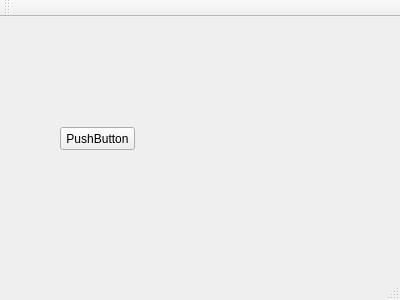
<?xml version="1.0" encoding="UTF-8"?>
<ui version="4.0">
 <class>MainWindow</class>
 <widget class="QMainWindow" name="MainWindow">
  <property name="geometry">
   <rect>
    <x>0</x>
    <y>0</y>
    <width>400</width>
    <height>300</height>
   </rect>
  </property>
  <property name="windowTitle">
   <string>MainWindow</string>
  </property>
  <widget class="QWidget" name="centralWidget">
   <widget class="QPushButton" name="pushButton">
    <property name="geometry">
     <rect>
      <x>60</x>
      <y>110</y>
      <width>75</width>
      <height>23</height>
     </rect>
    </property>
    <property name="text">
     <string>PushButton</string>
    </property>
   </widget>
  </widget>
  <widget class="QMenuBar" name="menuBar">
   <property name="geometry">
    <rect>
     <x>0</x>
     <y>0</y>
     <width>400</width>
     <height>21</height>
    </rect>
   </property>
  </widget>
  <widget class="QToolBar" name="mainToolBar">
   <attribute name="toolBarArea">
    <enum>TopToolBarArea</enum>
   </attribute>
   <attribute name="toolBarBreak">
    <bool>false</bool>
   </attribute>
  </widget>
  <widget class="QStatusBar" name="statusBar"/>
 </widget>
 <layoutdefault spacing="6" margin="11"/>
 <resources/>
 <connections/>
</ui>
